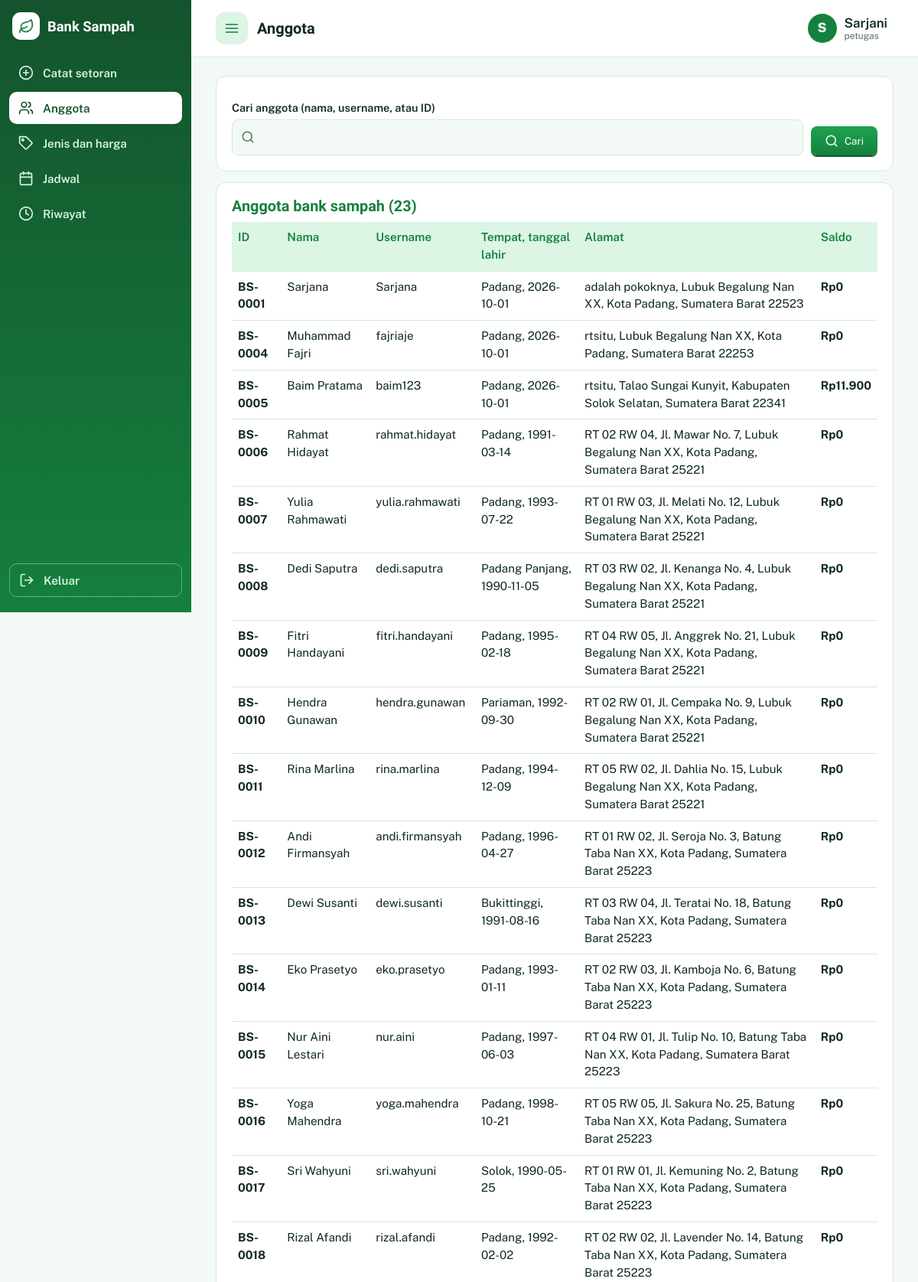
/anggota.php (signed in, upper part), run on the app's committed database.
### tables this page shows
CREATE TABLE `users` (
  `id_user` int(11) NOT NULL,
  `username` varchar(50) NOT NULL,
  `password_hash` varchar(255) NOT NULL,
  `role` enum('masyarakat','petugas') NOT NULL DEFAULT 'masyarakat',
  `nama_lengkap` varchar(100) NOT NULL,
  `tempat_lahir` varchar(50) NOT NULL,
  `tanggal_lahir` date NOT NULL,
  `provinsi` varchar(50) NOT NULL,
  `kabupaten_kota` varchar(50) NOT NULL,
  `kecamatan` varchar(80) NOT NULL DEFAULT '',
  `kelurahan` varchar(50) NOT NULL,
  `detail_alamat` varchar(255) NOT NULL,
  `kode_pos` char(5) NOT NULL,
  `foto` varchar(255) DEFAULT NULL,
  `created_at` timestamp NOT NULL DEFAULT current_timestamp()
);

### anggota.php (the view, shortened to what this page needs)
<?php
require __DIR__ . '/inc/lib.php';
$u = need('petugas');
$q = trim((string)($_GET['q'] ?? ''));
$sql = "SELECT u.*, COALESCE(t.saldo,0) AS saldo FROM users u LEFT JOIN tabungan t ON t.id_user=u.id_user WHERE u.role='masyarakat'";
$par = [];
$s = $pdo->prepare($sql . ' ORDER BY u.id_user');
$s->execute($par);
$L = $s->fetchAll();
layout_top('Anggota', 'anggota', $u);
?>
<form method="get" class="card" style="display:flex;gap:10px;flex-wrap:wrap;align-items:end">
  <div style="flex:1;min-width:220px"><label for="q">Cari anggota (nama, username, atau ID)</label>
  <div class="in"><?= ic('search', 18) ?><input id="q" name="q" value="<?= e($q) ?>"></div></div>
  <button class="btn" type="submit" style="margin:0"><?= ic('search', 18) ?>Cari</button>
</form>
<div class="card tw">
  <h3>Anggota bank sampah (<?= count($L) ?>)</h3>
  <?php if (!$L): ?><div class="empty">Belum ada anggota yang cocok.</div><?php else: ?>
  <table>
    <tr><th>ID</th><th>Nama</th><th>Username</th><th>Tempat, tanggal lahir</th><th>Alamat</th><th>Saldo</th></tr>
    <?php foreach ($L as $r): ?>
    <tr>
      <td><b><?= kode((int)$r['id_user']) ?></b></td>
      <td><?= e($r['nama_lengkap']) ?></td>
      <td><?= e($r['username']) ?></td>
      <td><?= e($r['tempat_lahir']) ?>, <?= e($r['tanggal_lahir']) ?></td>
      <td><?= e($r['detail_alamat']) ?>, <?= e($r['kelurahan']) ?>, <?= e($r['kabupaten_kota']) ?>, <?= e($r['provinsi']) ?> <?= e($r['kode_pos']) ?></td>
      <td><b><?= rp($r['saldo']) ?></b></td>
    </tr>
    <?php endforeach; ?>
  </table>
  <?php endif; ?>
</div>
<?php layout_bottom();

### inc/lib.php (shortened to what this page needs)
<?php
$pdo = new PDO('mysql:host=' . DB_HOST . ';dbname=' . DB_NAME . ';charset=utf8mb4', DB_USER, DB_PASS, [
    PDO::ATTR_ERRMODE => PDO::ERRMODE_EXCEPTION,
    PDO::ATTR_DEFAULT_FETCH_MODE => PDO::FETCH_ASSOC,
    PDO::ATTR_EMULATE_PREPARES => false,
]);
function e($s): string { return htmlspecialchars((string)$s, ENT_QUOTES, 'UTF-8'); }
function rp($n): string { return 'Rp' . number_format((float)$n, 0, ',', '.'); }
function kode(int $id): string { return 'BS-' . str_pad((string)$id, 4, '0', STR_PAD_LEFT); }
function me(): ?array {
    global $pdo;
    static $u = false;
    if ($u === false) {
        $u = null;
        if (!empty($_SESSION['uid'])) {
            $s = $pdo->prepare('SELECT u.*, COALESCE(t.saldo,0) AS saldo FROM users u LEFT JOIN tabungan t ON t.id_user=u.id_user WHERE u.id_user=?');
            $s->execute([$_SESSION['uid']]);
            $u = $s->fetch() ?: null;
        }
    }
    return $u;
}
function need(?string $role = null): array {
    $u = me();
    return $u;
}
function ic(string $n, int $s = 20): string {
    return '<svg width="' . $s . '" height="' . $s . '" viewBox="0 0 24 24" fill="none" stroke="currentColor" stroke-width="2" stroke-linecap="round" stroke-linejoin="round" aria-hidden="true">' . (ICONS[$n] ?? '') . '</svg>';
}
function logo(int $s): string {
    return '<span class="logo" style="width:' . $s . 'px;height:' . $s . 'px">' . ic('leaf', (int)round($s * .58)) . '</span>';
}
function avatar(array $u): string {
    return '<span class="av">' . e(mb_strtoupper(mb_substr($u['nama_lengkap'], 0, 1))) . '</span>';
}
function layout_top(string $title, string $tab, array $u): void {
    $tabs = $u['role'] === 'petugas'
        ? [['setor', 'setor.php', 'Catat setoran', 'plus'], ['anggota', 'anggota.php', 'Anggota', 'users'], ['harga', 'harga.php', 'Jenis dan harga', 'tag'], ['jadwal', 'jadwal.php', 'Jadwal', 'calendar'], ['riwayat', 'riwayat.php', 'Riwayat', 'history']]
        : [['beranda', 'beranda.php', 'Beranda', 'home'], ['riwayat', 'riwayat.php', 'Riwayat', 'history'], ['harga', 'harga.php', 'Harga sampah', 'tag'], ['jadwal', 'jadwal.php', 'Jadwal', 'calendar']];
    ?><!DOCTYPE html>
<html lang="id">
<head>
<link rel="stylesheet" href="assets/style.css">
</head>
<body>
<div class="shell" id="shell">
<aside class="side" aria-label="Menu utama">
  <div class="sb-top"><?= logo(36) ?><span>Bank Sampah</span></div>
  <nav class="sn">
  <?php foreach ($tabs as [$k, $href, $lb, $icon]): ?>
    <a class="snl<?= $tab === $k ? ' on' : '' ?>" href="<?= $href ?>"><?= ic($icon) ?><span><?= $lb ?></span></a>
  <?php endforeach; ?>
  </nav>
  <a class="sn-out snl" href="logout.php"><?= ic('logout') ?><span>Keluar</span></a>
</aside>
<div class="main">
  <div class="top">
    <button class="burger" id="burger" aria-label="Buka atau tutup menu"><?= ic('menu') ?></button>
    <h1><?= e($title) ?></h1>
    <a class="who" href="profil.php" aria-label="Buka profil" style="text-decoration:none"><?= avatar($u) ?><span class="wn"><?= e($u['nama_lengkap']) ?><small><?= e($u['role']) ?></small></span></a>
  </div>
  <div class="content">
<?php
}
function layout_bottom(array $scripts = []): void { ?>
  </div>
</div>
</div>
</body>
</html>
<?php
}

### assets/style.css (style rules this page uses)
:root { box-sizing:border-box;padding-top:env(safe-area-inset-top,0px);padding-bottom:env(safe-area-inset-bottom,0px); --bg:#f3faf5;--sf:#fff;--ink:#0f2a1a;--mut:#58705f;--line:#d6e8dc;--pri:#15803d;--pri-ink:#fff;--coin:#15803d;--coin-ink:#fff;--bad:#b3261e;--soft:#dcf5e5;color-scheme:light }
html { scroll-padding-top:env(safe-area-inset-top,0px) }
*,*:before,*:after { box-sizing:border-box }
body { margin:0;background:var(--bg);color:var(--ink);font:16px/1.5 "Public Sans",system-ui,sans-serif }
h1,h2,h3 { font-family:"Bricolage Grotesque","Public Sans",sans-serif;margin:0 0 .5rem;line-height:1.15 }
nav { display:flex;gap:6px;overflow-x:auto;border-bottom:2px solid var(--line);margin-bottom:16px }
.card { background:var(--sf);border:1px solid var(--line);border-radius:14px;padding:16px;margin-bottom:14px }
label { display:block;font-weight:600;font-size:.9rem;margin:10px 0 4px }
input,select { width:100%;padding:10px 12px;border:1px solid var(--line);border-radius:8px;background:var(--bg);color:var(--ink);font:inherit }
.btn { background:var(--pri);color:var(--pri-ink);border:0;border-radius:8px;padding:10px 18px;font:600 1rem inherit;font-family:inherit;cursor:pointer;margin-top:14px }
.tw { overflow-x:auto }
table { width:100%;border-collapse:collapse;font-size:.95rem }
th,td { text-align:left;padding:9px 8px;border-bottom:1px solid var(--line);vertical-align:top }
th { color:var(--mut);font-weight:600 }
body::before { content:"";position:fixed;inset:0 0 auto;height:env(safe-area-inset-top,0px);background:var(--sf);z-index:30 }
.btn { display:inline-flex;align-items:center;gap:8px;background:linear-gradient(180deg,#1ea34f,#15803d);box-shadow:0 2px 0 #0f5f2c }
.logo { display:inline-grid;place-items:center;border-radius:30%;background:#fff;color:#15803d;flex-shrink:0 }
.in { position:relative }
.in svg { position:absolute;left:12px;top:50%;transform:translateY(-50%);color:var(--mut) }
.in input,.in select { padding-left:40px }
.shell { display:flex;min-height:calc(100vh - env(safe-area-inset-top,0px) - env(safe-area-inset-bottom,0px)) }
.side { width:250px;background:linear-gradient(180deg,#14532d,#15803d);color:#fff;display:flex;flex-direction:column;padding:16px 12px;flex-shrink:0;transition:margin .25s,transform .25s;position:sticky;top:env(safe-area-inset-top,0px);align-self:flex-start;height:calc(100vh - env(safe-area-inset-top,0px)) }
.sb-top { display:flex;align-items:center;gap:10px;font:800 1.15rem "Bricolage Grotesque",sans-serif;margin-bottom:22px;padding:0 4px }
.sn { flex-direction:column;border:0;margin:0;overflow:visible;gap:0 }
.sn button,.sn-out { display:flex;align-items:center;gap:12px;width:100%;background:none;border:0;color:#d7f5e1;padding:11px 12px;border-radius:10px;font:600 .95rem "Public Sans",sans-serif;cursor:pointer;text-align:left;margin:0 0 4px }
.sn-out { margin-top:auto;border:1px solid rgba(255,255,255,.35) }
.main { flex:1;min-width:0 }
.top { display:flex;align-items:center;gap:12px;padding:12px 20px;background:var(--sf);border-bottom:1px solid var(--line);position:sticky;top:env(safe-area-inset-top,0px);z-index:5 }
.top h1 { font-size:1.25rem;margin:0;flex:1 }
.burger { width:42px;height:42px;border-radius:12px;border:0;background:var(--soft);color:var(--pri);display:grid;place-items:center;cursor:pointer }
.who { display:flex;align-items:center;gap:10px }
.av { width:38px;height:38px;border-radius:50%;background:var(--pri);color:#fff;display:grid;place-items:center;font-weight:800 }
.wn { line-height:1.2;font-weight:600 }
.wn small { display:block;color:var(--mut);font-size:.75rem;font-weight:400 }
.content { padding:24px 32px;max-width:1360px;margin:0 auto }
.content h3 { color:var(--pri) }
th { background:var(--soft);color:var(--pri) }
.who { background:none;border:0;cursor:pointer;color:inherit;font:inherit;text-align:left;padding:4px 8px 4px 4px;border-radius:12px }
.av { overflow:hidden;flex-shrink:0 }
@media (min-width:1000px) { body { font-size:17px } }
@media (min-width:1000px) { .top { padding:14px 32px } }
@media (min-width:1000px) { .card { padding:20px } }
html { scroll-behavior:smooth }
.sn .snl { display:flex;align-items:center;gap:12px;color:#d7f5e1;padding:11px 12px;border-radius:10px;font:600 .95rem "Public Sans",sans-serif;text-decoration:none;margin:0 0 4px }
.sn .snl.on { background:#fff;color:#14532d }
.sn-out { text-decoration:none }

### data on the page
users: nama_lengkap "S", nama_lengkap "Sarjani", role "petugas"
users: id_user "BS-0001", nama_lengkap "Sarjana", username "Sarjana", tempat_lahir "Padang", tanggal_lahir "2026-10-01", detail_alamat "adalah pokoknya", kelurahan "Lubuk Begalung Nan XX", kabupaten_kota "Kota Padang", provinsi "Sumatera Barat", kode_pos "22523", saldo "Rp0"
users: id_user "BS-0004", nama_lengkap "Muhammad Fajri", username "fajriaje", tempat_lahir "Padang", tanggal_lahir "2026-10-01", detail_alamat "rtsitu", kelurahan "Lubuk Begalung Nan XX", kabupaten_kota "Kota Padang", provinsi "Sumatera Barat", kode_pos "22253", saldo "Rp0"
users: id_user "BS-0005", nama_lengkap "Baim Pratama", username "baim123", tempat_lahir "Padang", tanggal_lahir "2026-10-01", detail_alamat "rtsitu", kelurahan "Talao Sungai Kunyit", kabupaten_kota "Kabupaten Solok Selatan", provinsi "Sumatera Barat", kode_pos "22341", saldo "Rp11.900"
users: id_user "BS-0006", nama_lengkap "Rahmat Hidayat", username "rahmat.hidayat", tempat_lahir "Padang", tanggal_lahir "1991-03-14", detail_alamat "RT 02 RW 04, Jl. Mawar No. 7", kelurahan "Lubuk Begalung Nan XX", kabupaten_kota "Kota Padang", provinsi "Sumatera Barat", kode_pos "25221", saldo "Rp0"
users: id_user "BS-0007", nama_lengkap "Yulia Rahmawati", username "yulia.rahmawati", tempat_lahir "Padang", tanggal_lahir "1993-07-22", detail_alamat "RT 01 RW 03, Jl. Melati No. 12", kelurahan "Lubuk Begalung Nan XX", kabupaten_kota "Kota Padang", provinsi "Sumatera Barat", kode_pos "25221", saldo "Rp0"
users: id_user "BS-0008", nama_lengkap "Dedi Saputra", username "dedi.saputra", tempat_lahir "Padang Panjang", tanggal_lahir "1990-11-05", detail_alamat "RT 03 RW 02, Jl. Kenanga No. 4", kelurahan "Lubuk Begalung Nan XX", kabupaten_kota "Kota Padang", provinsi "Sumatera Barat", kode_pos "25221", saldo "Rp0"
users: id_user "BS-0009", nama_lengkap "Fitri Handayani", username "fitri.handayani", tempat_lahir "Padang", tanggal_lahir "1995-02-18", detail_alamat "RT 04 RW 05, Jl. Anggrek No. 21", kelurahan "Lubuk Begalung Nan XX", kabupaten_kota "Kota Padang", provinsi "Sumatera Barat", kode_pos "25221", saldo "Rp0"
users: id_user "BS-0010", nama_lengkap "Hendra Gunawan", username "hendra.gunawan", tempat_lahir "Pariaman", tanggal_lahir "1992-09-30", detail_alamat "RT 02 RW 01, Jl. Cempaka No. 9", kelurahan "Lubuk Begalung Nan XX", kabupaten_kota "Kota Padang", provinsi "Sumatera Barat", kode_pos "25221", saldo "Rp0"
users: id_user "BS-0011", nama_lengkap "Rina Marlina", username "rina.marlina", tempat_lahir "Padang", tanggal_lahir "1994-12-09", detail_alamat "RT 05 RW 02, Jl. Dahlia No. 15", kelurahan "Lubuk Begalung Nan XX", kabupaten_kota "Kota Padang", provinsi "Sumatera Barat", kode_pos "25221", saldo "Rp0"
users: id_user "BS-0012", nama_lengkap "Andi Firmansyah", username "andi.firmansyah", tempat_lahir "Padang", tanggal_lahir "1996-04-27", detail_alamat "RT 01 RW 02, Jl. Seroja No. 3", kelurahan "Batung Taba Nan XX", kabupaten_kota "Kota Padang", provinsi "Sumatera Barat", kode_pos "25223", saldo "Rp0"
users: id_user "BS-0013", nama_lengkap "Dewi Susanti", username "dewi.susanti", tempat_lahir "Bukittinggi", tanggal_lahir "1991-08-16", detail_alamat "RT 03 RW 04, Jl. Teratai No. 18", kelurahan "Batung Taba Nan XX", kabupaten_kota "Kota Padang", provinsi "Sumatera Barat", kode_pos "25223", saldo "Rp0"
users: id_user "BS-0014", nama_lengkap "Eko Prasetyo", username "eko.prasetyo", tempat_lahir "Padang", tanggal_lahir "1993-01-11", detail_alamat "RT 02 RW 03, Jl. Kamboja No. 6", kelurahan "Batung Taba Nan XX", kabupaten_kota "Kota Padang", provinsi "Sumatera Barat", kode_pos "25223", saldo "Rp0"
users: id_user "BS-0015", nama_lengkap "Nur Aini Lestari", username "nur.aini", tempat_lahir "Padang", tanggal_lahir "1997-06-03", detail_alamat "RT 04 RW 01, Jl. Tulip No. 10", kelurahan "Batung Taba Nan XX", kabupaten_kota "Kota Padang", provinsi "Sumatera Barat", kode_pos "25223", saldo "Rp0"
users: id_user "BS-0016", nama_lengkap "Yoga Mahendra", username "yoga.mahendra", tempat_lahir "Padang", tanggal_lahir "1998-10-21", detail_alamat "RT 05 RW 05, Jl. Sakura No. 25", kelurahan "Batung Taba Nan XX", kabupaten_kota "Kota Padang", provinsi "Sumatera Barat", kode_pos "25223", saldo "Rp0"
users: id_user "BS-0017", nama_lengkap "Sri Wahyuni", username "sri.wahyuni", tempat_lahir "Solok", tanggal_lahir "1990-05-25", detail_alamat "RT 01 RW 01, Jl. Kemuning No. 2", kelurahan "Batung Taba Nan XX", kabupaten_kota "Kota Padang", provinsi "Sumatera Barat", kode_pos "25223", saldo "Rp0"
users: id_user "BS-0018", nama_lengkap "Rizal Afandi", username "rizal.afandi", tempat_lahir "Padang", tanggal_lahir "1992-02-02", detail_alamat "RT 02 RW 02, Jl. Lavender No. 14", kelurahan "Batung Taba Nan XX", kabupaten_kota "Kota Padang", provinsi "Sumatera Barat", kode_pos "25223", saldo "Rp0"

### other printed values
$lb "Catat setoran"
$lb "Anggota"
$lb "Jenis dan harga"
$lb "Jadwal"
$lb "Riwayat"
$title "Anggota"
count($L) "23"
